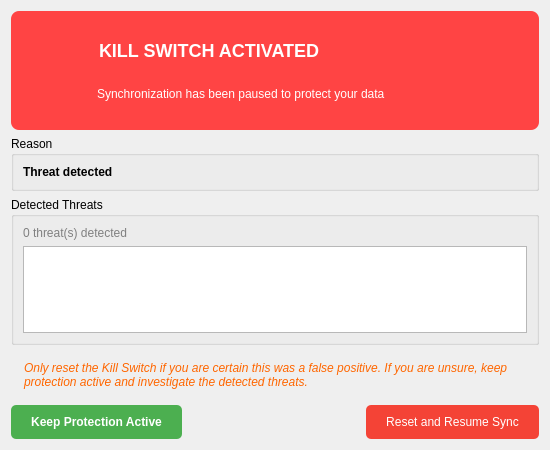
<?xml version="1.0" encoding="UTF-8"?>
<ui version="4.0">
 <class>OCC::KillSwitchAlertDialog</class>
 <widget class="QDialog" name="OCC::KillSwitchAlertDialog">
  <property name="geometry">
   <rect>
    <x>0</x>
    <y>0</y>
    <width>550</width>
    <height>450</height>
   </rect>
  </property>
  <property name="windowTitle">
   <string>Kill Switch Triggered</string>
  </property>
  <property name="styleSheet">
   <string/>
  </property>
  <layout class="QVBoxLayout" name="verticalLayout">
   <item>
    <widget class="QFrame" name="headerFrame">
     <property name="styleSheet">
      <string>QFrame { background-color: #FF4444; border-radius: 8px; padding: 10px; }</string>
     </property>
     <layout class="QHBoxLayout" name="headerLayout">
      <item>
       <widget class="QLabel" name="iconLabel">
        <property name="minimumSize">
         <size>
          <width>48</width>
          <height>48</height>
         </size>
        </property>
        <property name="maximumSize">
         <size>
          <width>48</width>
          <height>48</height>
         </size>
        </property>
        <property name="text">
         <string/>
        </property>
        <property name="styleSheet">
         <string>font-size: 32px;</string>
        </property>
       </widget>
      </item>
      <item>
       <layout class="QVBoxLayout" name="headerTextLayout">
        <item>
         <widget class="QLabel" name="titleLabel">
          <property name="text">
           <string>KILL SWITCH ACTIVATED</string>
          </property>
          <property name="styleSheet">
           <string>QLabel { color: white; font-size: 18px; font-weight: bold; }</string>
          </property>
         </widget>
        </item>
        <item>
         <widget class="QLabel" name="subtitleLabel">
          <property name="text">
           <string>Synchronization has been paused to protect your data</string>
          </property>
          <property name="styleSheet">
           <string>QLabel { color: white; }</string>
          </property>
         </widget>
        </item>
       </layout>
      </item>
     </layout>
    </widget>
   </item>
   <item>
    <widget class="QGroupBox" name="reasonGroup">
     <property name="title">
      <string>Reason</string>
     </property>
     <layout class="QVBoxLayout" name="reasonLayout">
      <item>
       <widget class="QLabel" name="reasonLabel">
        <property name="text">
         <string>Threat detected</string>
        </property>
        <property name="wordWrap">
         <bool>true</bool>
        </property>
        <property name="styleSheet">
         <string>font-weight: bold;</string>
        </property>
       </widget>
      </item>
     </layout>
    </widget>
   </item>
   <item>
    <widget class="QGroupBox" name="threatGroup">
     <property name="title">
      <string>Detected Threats</string>
     </property>
     <layout class="QVBoxLayout" name="threatLayout">
      <item>
       <widget class="QLabel" name="affectedFilesLabel">
        <property name="text">
         <string>0 threat(s) detected</string>
        </property>
        <property name="styleSheet">
         <string>color: gray;</string>
        </property>
       </widget>
      </item>
      <item>
       <widget class="QListWidget" name="threatList">
        <property name="styleSheet">
         <string>QListWidget { font-family: monospace; }</string>
        </property>
       </widget>
      </item>
     </layout>
    </widget>
   </item>
   <item>
    <widget class="QLabel" name="warningLabel">
     <property name="text">
      <string>Only reset the Kill Switch if you are certain this was a false positive. If you are unsure, keep protection active and investigate the detected threats.</string>
     </property>
     <property name="wordWrap">
      <bool>true</bool>
     </property>
     <property name="styleSheet">
      <string>color: #FF6600; font-style: italic; padding: 10px;</string>
     </property>
    </widget>
   </item>
   <item>
    <layout class="QHBoxLayout" name="buttonLayout">
     <item>
      <widget class="QPushButton" name="keepProtectionButton">
       <property name="text">
        <string>Keep Protection Active</string>
       </property>
       <property name="styleSheet">
        <string>QPushButton { background-color: #4CAF50; color: white; font-weight: bold; padding: 10px 20px; border-radius: 5px; }
QPushButton:hover { background-color: #45a049; }</string>
       </property>
       <property name="default">
        <bool>true</bool>
       </property>
      </widget>
     </item>
     <item>
      <spacer name="buttonSpacer">
       <property name="orientation">
        <enum>Qt::Horizontal</enum>
       </property>
       <property name="sizeHint" stdset="0">
        <size>
         <width>40</width>
         <height>20</height>
        </size>
       </property>
      </spacer>
     </item>
     <item>
      <widget class="QPushButton" name="resetButton">
       <property name="text">
        <string>Reset and Resume Sync</string>
       </property>
       <property name="styleSheet">
        <string>QPushButton { background-color: #f44336; color: white; padding: 10px 20px; border-radius: 5px; }
QPushButton:hover { background-color: #da190b; }</string>
       </property>
      </widget>
     </item>
    </layout>
   </item>
  </layout>
 </widget>
 <resources/>
 <connections/>
</ui>
